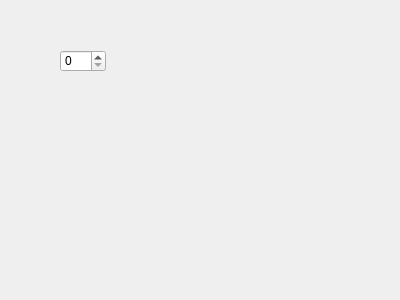
<?xml version="1.0" encoding="UTF-8"?>
<ui version="4.0">
 <class>Form</class>
 <widget class="QWidget" name="Form">
  <property name="geometry">
   <rect>
    <x>0</x>
    <y>0</y>
    <width>400</width>
    <height>300</height>
   </rect>
  </property>
  <property name="windowTitle">
   <string>Form</string>
  </property>
  <widget class="HexSpinBox" name="spinBox">
   <property name="geometry">
    <rect>
     <x>60</x>
     <y>50</y>
     <width>46</width>
     <height>22</height>
    </rect>
   </property>
  </widget>
 </widget>
 <customwidgets>
  <customwidget>
   <class>HexSpinBox</class>
   <extends>QSpinBox</extends>
   <header>customwidgets.h</header>
  </customwidget>
 </customwidgets>
 <resources/>
 <connections/>
</ui>
